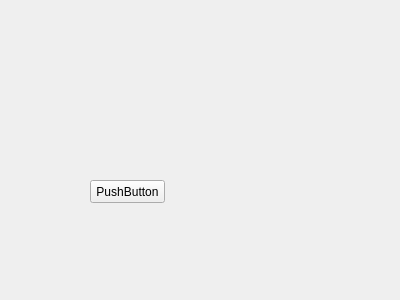
<?xml version="1.0" encoding="UTF-8"?>
<ui version="4.0">
 <class>Form</class>
 <widget class="QWidget" name="Form">
  <property name="geometry">
   <rect>
    <x>0</x>
    <y>0</y>
    <width>400</width>
    <height>300</height>
   </rect>
  </property>
  <property name="windowTitle">
   <string>Form</string>
  </property>
  <widget class="QPushButton" name="pushButton">
   <property name="geometry">
    <rect>
     <x>90</x>
     <y>180</y>
     <width>75</width>
     <height>23</height>
    </rect>
   </property>
   <property name="text">
    <string>PushButton</string>
   </property>
  </widget>
 </widget>
 <resources/>
 <connections/>
</ui>
